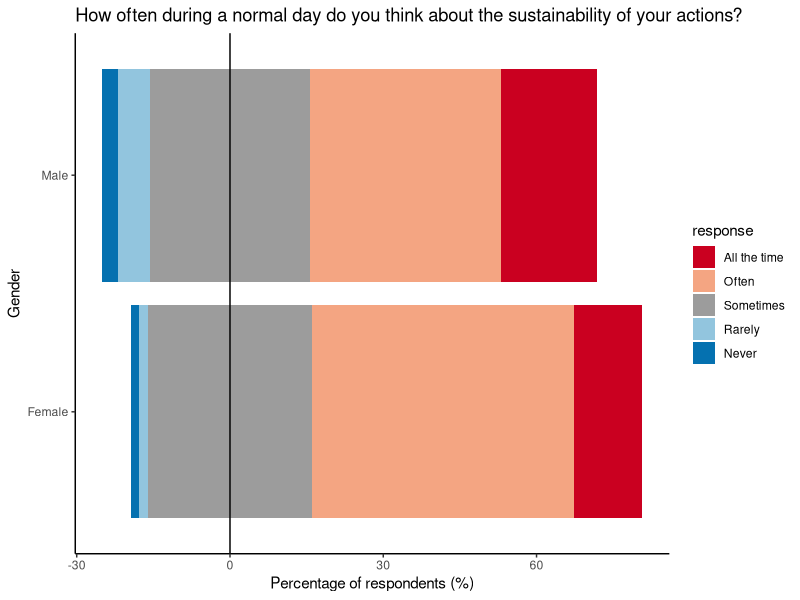
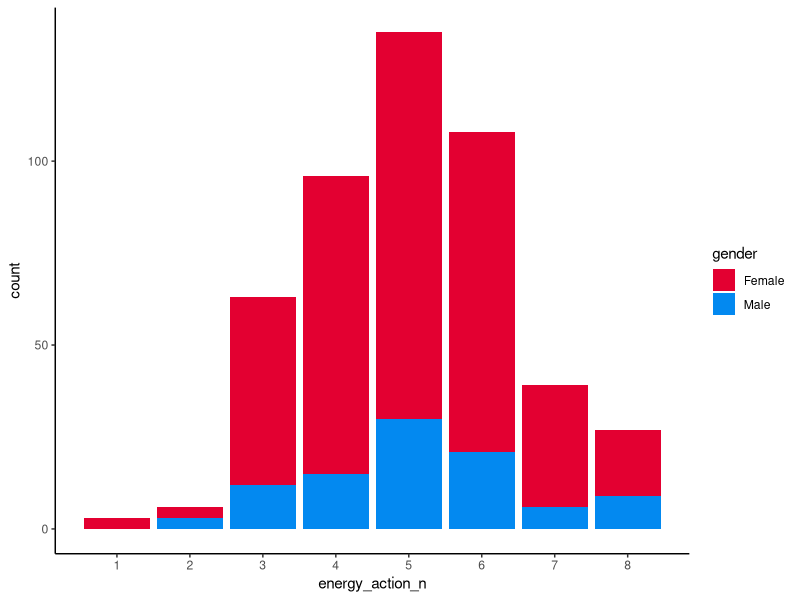
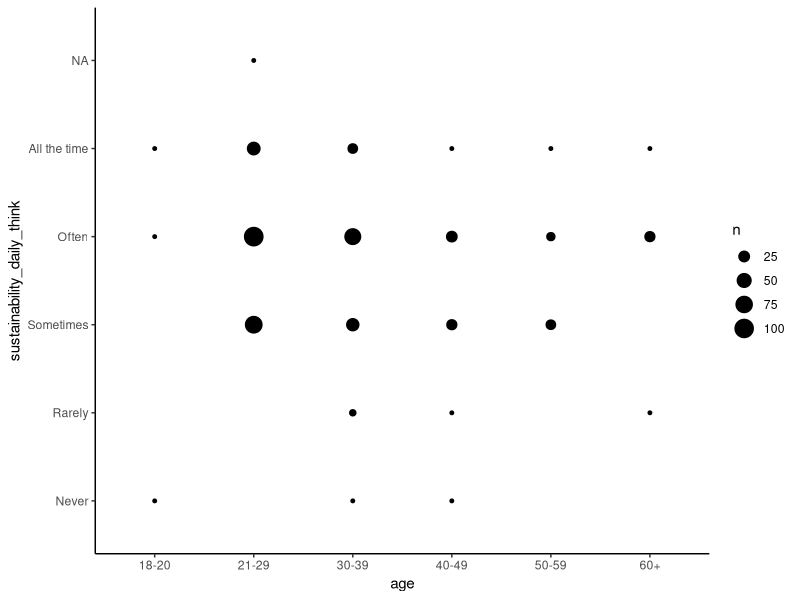
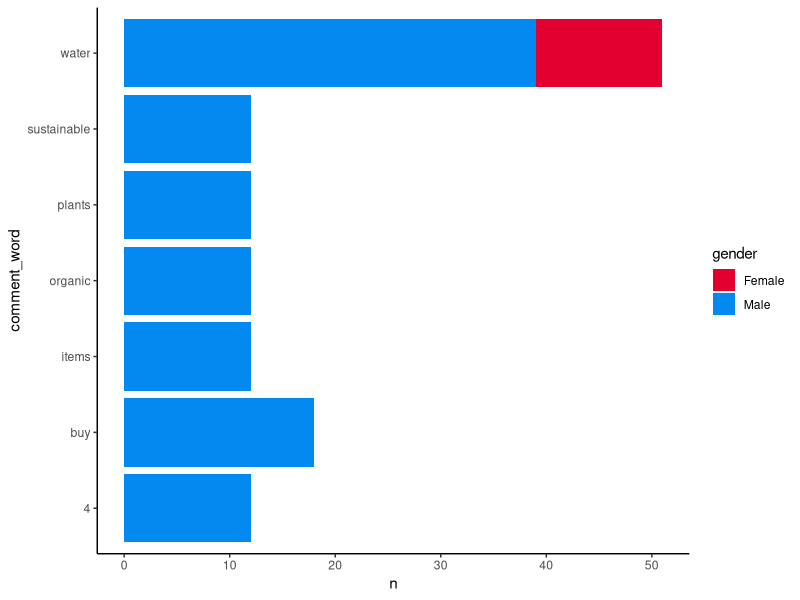
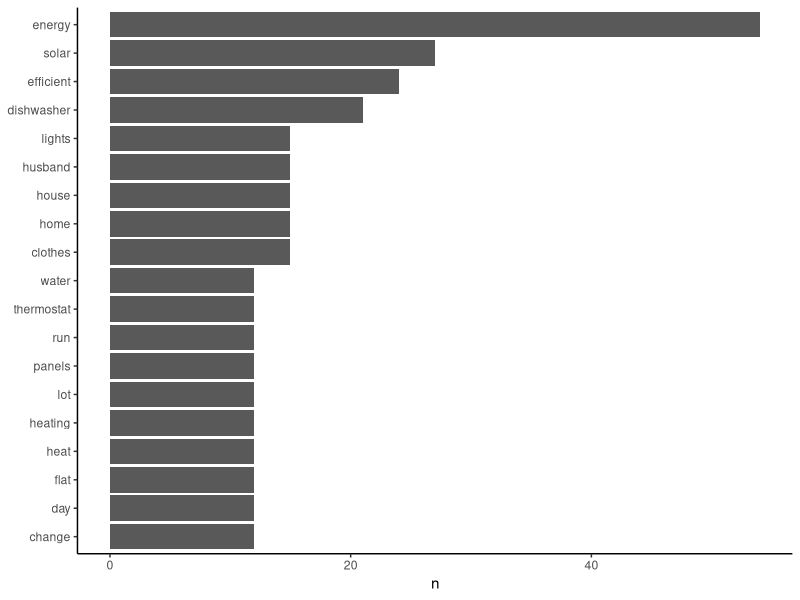
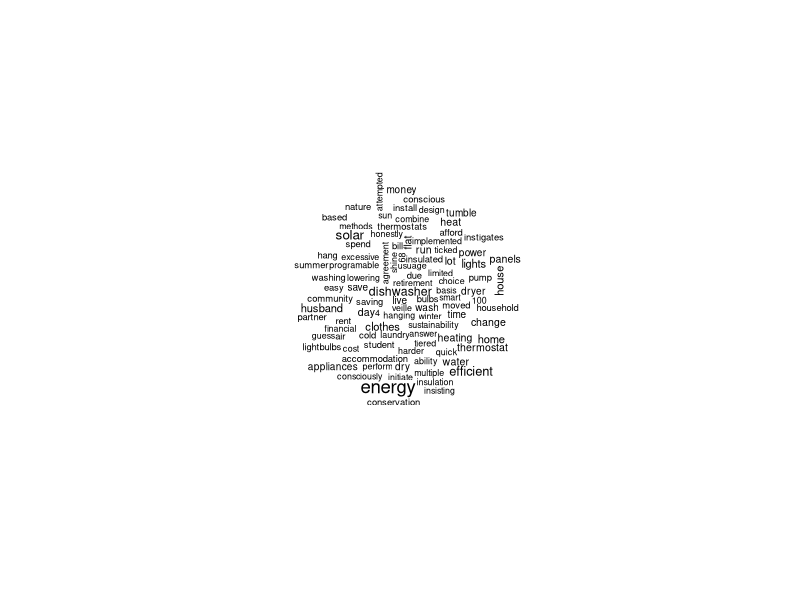

Reproduce these figures in R, in order.

# Packages ----
library(ggplot2)
library(dplyr)
library(tidyr)
library(RColorBrewer)
library(tidytext)
library(R.utils)
library(wordcloud)


# set working directory ----
setwd("~/Downloads/CC-Qualit-master")

# Load data ----
# The survey responses
sust_data <- read.csv("sust_behaviour.csv")

# A lookup table which connects each column in `sust_data` to the actual question on the survey
sust_lookup <- read.csv("sust_lookup.csv")

# A list of boring and non-useful words, bundled with `tidytext`
data(stop_words)


# Inspect the data ----
head(sust_data)

str(sust_data)

head(sust_lookup)

# Inspect a column
unique(sust_data$sustainability_daily_think)
str(sust_data$sustainability_daily_think)


# Fix data ----
# Make column an ordered factor
sust_data$sustainability_daily_think <- factor(sust_data$sustainability_daily_think,
																							 levels=c("Never", "Rarely", "Sometimes", "Often", "All the time"), 
																							 ordered=TRUE)

# Remove NAs from a column
sust_data$energy_action_n <- nchar(as.character(sust_data$energy_action))

# Diverging stacked bar chart ----

# Create a summary dataframe of likert responses to a single question
sust_think_summ_wide <- sust_data %>%
	group_by(gender, sustainability_daily_think) %>%
	tally() %>%
	mutate(perc = n / sum(n) * 100) %>%
	dplyr::select(-n) %>%
	group_by(gender) %>%
	spread(sustainability_daily_think, perc)

sust_think_summ_hi_lo <- sust_think_summ_wide %>%
	mutate(midlow = Sometimes / 2,
				 midhigh = Sometimes / 2) %>%
	dplyr::select(gender, Never, Rarely, midlow, midhigh, Often, `All the time`) %>%
	gather(key = response, value = perc, 2:7) %>%
	`colnames<-`(c("gender", "response", "perc"))

# Split data into high and low groups
sust_think_summ_hi <- sust_think_summ_hi_lo %>%
	filter(response %in% c("All the time", "Often", "midhigh")) %>%
	mutate(response = factor(response, levels = c("All the time", "Often", "midhigh")))

sust_think_summ_lo <- sust_think_summ_hi_lo %>%
	filter(response %in% c("midlow", "Rarely", "Never")) %>%
	mutate(response = factor(response, levels = c("Never", "Rarely", "midlow")))

# Use RColorBrewer to store a preset diverging colour palette as a vector of colour codes 
legend_pal <- brewer.pal(name = "RdBu", n = 5)

# Duplicate the middle value, remember that "Sometimes" is actually two groups, "midhigh" and "midlow"
legend_pal <- insert(legend_pal, ats = 3, legend_pal[3])

# Replace the ugly white colour for "Sometimes" with a pleasant dishwater grey
legend_pal <- gsub("#F7F7F7", "#9C9C9C", legend_pal)

# Assign names to the vector based on the colours we want for each group
names(legend_pal) <- c("All the time", "Often", "midhigh", "midlow", "Rarely", "Never" )

# Make plot
ggplot() + 
	geom_bar(data=sust_think_summ_hi, aes(x = gender, y=perc, fill = response), stat="identity") +
	geom_bar(data=sust_think_summ_lo, aes(x = gender, y=-perc, fill = response), stat="identity") + 
	geom_hline(yintercept = 0, color =c("black")) + 
	scale_fill_manual(values = legend_pal, 
										breaks = c("All the time", "Often", "midhigh", "Rarely", "Never"),
										labels = c("All the time", "Often", "Sometimes", "Rarely", "Never")) +
	coord_flip() + 
	labs(x = "Gender", y = "Percentage of respondents (%)") + 
	ggtitle(sust_lookup$survey_question[sust_lookup$column_title == "sustainability_daily_think"]) +
	theme_classic() 

# Basic stacked bar chart ----
	
# Count the number of actions performed by counting characters
sust_data$energy_action_n <- nchar(as.character(sust_data$energy_action))

# Create a colour palette
male_female_pal <- c("#0389F0", "#E30031")
names(male_female_pal) <- c("Male", "Female")

# Create plot
ggplot(sust_data, aes(x =energy_action_n, fill = gender)) + 
	geom_bar() + 
	scale_fill_manual(values = male_female_pal) + 
	scale_x_continuous(breaks = seq(1:8)) +
	theme_classic()

# Bubble plot ----

# Create tally by age and how often thinking about actions
sust_bubble <- sust_data %>%
	group_by(age, sustainability_daily_think) %>%
	tally()

# Create plot
ggplot(sust_bubble, aes(x = age, y = sustainability_daily_think)) +
	geom_point(aes(size = n)) + 
	theme_classic()

# Text mining ----

# Explore a column
sust_data$energy_action_comment


# Create gathered comments
sust_comm_gather <- sust_data %>% 
	dplyr::select(id, gender, energy_action_comment, 
								food_action_comment, water_action_comment, 
								waste_action_comment, other_action_comment) %>%
	gather(action, comment, -id, -gender) %>%
	mutate(comment = as.character(comment))

# Transform to one word per row and remove boring words
sust_comm_tidy <- sust_comm_gather %>%
	group_by(gender) %>%
	unnest_tokens(output = comment_word,
								input = comment) %>%
	anti_join(stop_words, by = c("comment_word" = "word")) %>%
	count(comment_word, sort = TRUE)  %>%
	filter(n > 10) %>%
	filter(!is.na(comment_word)) 

# Create plot by gender
ggplot(sust_comm_tidy, aes(x = comment_word, y = n, fill = gender)) + 
	geom_bar(stat = "identity") + 
	coord_flip() + 
	scale_fill_manual(values = male_female_pal) + 
	theme_classic()


# The same, but only for one question
tidy_energy_often_comment <- sust_data %>%
	mutate(energy_action_comment = as.character(energy_action_comment)) %>%
	unnest_tokens(output = energy_action_comment_word,
								input = energy_action_comment) %>%
	anti_join(stop_words, by = c("energy_action_comment_word" = "word")) %>%
	count(energy_action_comment_word, sort = TRUE) 


tidy_energy_often_comment_summ <- tidy_energy_often_comment %>%
	filter(n > 10) %>%
	filter(!is.na(energy_action_comment_word)) %>%
	mutate(energy_action_comment_word = reorder(energy_action_comment_word, n ))

ggplot(tidy_energy_often_comment_summ, aes(x = energy_action_comment_word, y = n)) +
	geom_col() +
	xlab(NULL) +
	coord_flip() + 
	theme_classic()

# Wordcloud

tidy_energy_often_comment %>%
	with(wordcloud(words = energy_action_comment_word, freq = n, max.words = 100))

# Statistical analysis ----

# Chi squared
gender_think_chi <- chisq.test(sust_data$gender, sust_data$sustainability_daily_think)
gender_think_chi

# Poisson regression
energy_action_pois <- glm(energy_action_n ~ gender, family = "poisson", data = sust_data)
summary(energy_action_pois)

# Multi-variate poisson
energy_action_pois_int <- glm(energy_action_n ~ gender * age, family = "poisson", data = sust_data)
summary(energy_action_pois_int)
